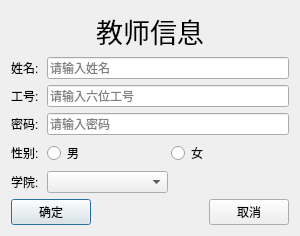
<?xml version="1.0" encoding="UTF-8"?>
<ui version="4.0">
 <class>addTeacher</class>
 <widget class="QDialog" name="addTeacher">
  <property name="geometry">
   <rect>
    <x>0</x>
    <y>0</y>
    <width>300</width>
    <height>200</height>
   </rect>
  </property>
  <property name="windowTitle">
   <string>添加教师信息</string>
  </property>
  <layout class="QVBoxLayout" name="verticalLayout">
   <item>
    <widget class="QLabel" name="label">
     <property name="sizePolicy">
      <sizepolicy hsizetype="Preferred" vsizetype="Fixed">
       <horstretch>0</horstretch>
       <verstretch>0</verstretch>
      </sizepolicy>
     </property>
     <property name="font">
      <font>
       <family>Arial</family>
       <pointsize>20</pointsize>
      </font>
     </property>
     <property name="lineWidth">
      <number>1</number>
     </property>
     <property name="text">
      <string>教师信息</string>
     </property>
     <property name="alignment">
      <set>Qt::AlignCenter</set>
     </property>
    </widget>
   </item>
   <item>
    <layout class="QHBoxLayout" name="horizontalLayout_5" stretch="1,8">
     <item>
      <widget class="QLabel" name="label_2">
       <property name="text">
        <string>姓名:</string>
       </property>
      </widget>
     </item>
     <item>
      <widget class="QLineEdit" name="le_name">
       <property name="inputMask">
        <string/>
       </property>
       <property name="text">
        <string/>
       </property>
       <property name="placeholderText">
        <string>请输入姓名</string>
       </property>
       <property name="cursorMoveStyle">
        <enum>Qt::LogicalMoveStyle</enum>
       </property>
       <property name="clearButtonEnabled">
        <bool>true</bool>
       </property>
      </widget>
     </item>
    </layout>
   </item>
   <item>
    <layout class="QHBoxLayout" name="horizontalLayout_6" stretch="1,8">
     <item>
      <widget class="QLabel" name="label_3">
       <property name="text">
        <string>工号:</string>
       </property>
      </widget>
     </item>
     <item>
      <widget class="QLineEdit" name="le_id">
       <property name="placeholderText">
        <string>请输入六位工号</string>
       </property>
       <property name="clearButtonEnabled">
        <bool>true</bool>
       </property>
      </widget>
     </item>
    </layout>
   </item>
   <item>
    <layout class="QHBoxLayout" name="horizontalLayout_3" stretch="1,8">
     <item>
      <widget class="QLabel" name="label_7">
       <property name="text">
        <string>密码:</string>
       </property>
      </widget>
     </item>
     <item>
      <widget class="QLineEdit" name="le_pwd">
       <property name="echoMode">
        <enum>QLineEdit::PasswordEchoOnEdit</enum>
       </property>
       <property name="placeholderText">
        <string>请输入密码</string>
       </property>
       <property name="clearButtonEnabled">
        <bool>true</bool>
       </property>
      </widget>
     </item>
    </layout>
   </item>
   <item>
    <layout class="QHBoxLayout" name="horizontalLayout_2" stretch="1,4,4">
     <item>
      <widget class="QLabel" name="label_4">
       <property name="text">
        <string>性别:</string>
       </property>
      </widget>
     </item>
     <item>
      <widget class="QRadioButton" name="rbtn_male">
       <property name="text">
        <string>男</string>
       </property>
      </widget>
     </item>
     <item>
      <widget class="QRadioButton" name="rbtn_female">
       <property name="text">
        <string>女</string>
       </property>
      </widget>
     </item>
    </layout>
   </item>
   <item>
    <layout class="QHBoxLayout" name="horizontalLayout_4" stretch="1,4,4">
     <item>
      <widget class="QLabel" name="label_5">
       <property name="text">
        <string>学院:</string>
       </property>
      </widget>
     </item>
     <item>
      <widget class="QComboBox" name="cbb_college">
       <property name="currentIndex">
        <number>0</number>
       </property>
       <item>
        <property name="text">
         <string/>
        </property>
       </item>
       <item>
        <property name="text">
         <string>信息学院</string>
        </property>
       </item>
       <item>
        <property name="text">
         <string>外国语学院</string>
        </property>
       </item>
       <item>
        <property name="text">
         <string>启新学院</string>
        </property>
       </item>
       <item>
        <property name="text">
         <string>创业学院</string>
        </property>
       </item>
       <item>
        <property name="text">
         <string>服装学院</string>
        </property>
       </item>
       <item>
        <property name="text">
         <string>艺术与设计学院</string>
        </property>
       </item>
      </widget>
     </item>
     <item>
      <spacer name="horizontalSpacer_3">
       <property name="orientation">
        <enum>Qt::Horizontal</enum>
       </property>
       <property name="sizeHint" stdset="0">
        <size>
         <width>40</width>
         <height>20</height>
        </size>
       </property>
      </spacer>
     </item>
    </layout>
   </item>
   <item>
    <layout class="QHBoxLayout" name="horizontalLayout" stretch="2,6,2">
     <item>
      <widget class="QPushButton" name="bt_confirm">
       <property name="text">
        <string>确定</string>
       </property>
      </widget>
     </item>
     <item>
      <spacer name="horizontalSpacer">
       <property name="orientation">
        <enum>Qt::Horizontal</enum>
       </property>
       <property name="sizeHint" stdset="0">
        <size>
         <width>40</width>
         <height>20</height>
        </size>
       </property>
      </spacer>
     </item>
     <item>
      <widget class="QPushButton" name="bt_cancle">
       <property name="text">
        <string>取消</string>
       </property>
      </widget>
     </item>
    </layout>
   </item>
  </layout>
 </widget>
 <resources/>
 <connections/>
</ui>
